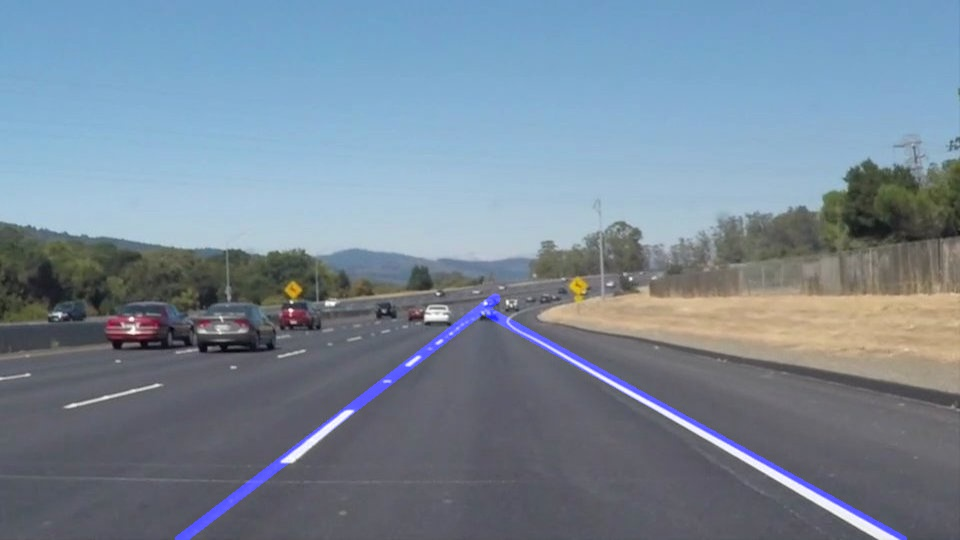
#> input picture test_images/my_solidWhiteCurve.jpg, 960 x 540 px, given in place of solidWhiteRight.jpg, which was not available
$ jupyter execute --allow-errors P1.ipynb   (shell and % lines are left out)   (older library calls are emulated)   (text cells are left out)
#> lines starting #> are read from the running program, lines starting #| are printed output that depends on the picture; after the words box and inside, x2 and y2 are one past the last pixel; in counts of white or black regions, pixels touching at a corner belong together; pictures that were not available may be replaced by others from this repository, and a replacement may not be noted
[cell 1]
#importing some useful packages
import matplotlib.pyplot as plt
import matplotlib.image as mpimg
import numpy as np
from moviepy.editor import VideoFileClip
from IPython.display import HTML, display
import cv2

[cell 2]
#reading in an image
image = mpimg.imread('test_images/solidWhiteRight.jpg')
#> image is the input picture: shape (540, 960, 3); mean R, G, B 119.5, 135.5, 151

#printing out some stats and plotting
print('This image is:', type(image), 'with dimensions:', image.shape)
#| This image is: <class 'numpy.ndarray'> with dimensions: (540, 960, 3)
plt.imshow(image)  # if you wanted to show a single color channel image called 'gray', for example, call as plt.imshow(gray, cmap='gray')
#> (this line was passed over: IPython is not available in this run)

[cell 3]
import math

def grayscale(img):
    """Applies the Grayscale transform
    This will return an image with only one color channel
    but NOTE: to see the returned image as grayscale
    (assuming your grayscaled image is called 'gray')
    you should call plt.imshow(gray, cmap='gray')"""
    return cv2.cvtColor(img, cv2.COLOR_RGB2GRAY)
    # Or use BGR2GRAY if you read an image with cv2.imread()
    # return cv2.cvtColor(img, cv2.COLOR_BGR2GRAY)

def canny(img, low_threshold, high_threshold):
    """Applies the Canny transform"""
    return cv2.Canny(img, low_threshold, high_threshold)

def gaussian_blur(img, kernel_size):
    """Applies a Gaussian Noise kernel"""
    return cv2.GaussianBlur(img, (kernel_size, kernel_size), 0)

def region_of_interest(img, vertices):
    """
    Applies an image mask.

    Only keeps the region of the image defined by the polygon
    formed from `vertices`. The rest of the image is set to black.
    """
    #defining a blank mask to start with
    mask = np.zeros_like(img)

    #defining a 3 channel or 1 channel color to fill the mask with depending on the input image
    if len(img.shape) > 2:
        channel_count = img.shape[2]  # i.e. 3 or 4 depending on your image
        ignore_mask_color = (255,) * channel_count
    else:
        ignore_mask_color = 255

    #filling pixels inside the polygon defined by "vertices" with the fill color
    cv2.fillPoly(mask, vertices, ignore_mask_color)

    #returning the image only where mask pixels are nonzero
    masked_image = cv2.bitwise_and(img, mask)
    return masked_image


def draw_lines(img, lines, color=[255, 0, 0], thickness=2):
    """
    NOTE: this is the function you might want to use as a starting point once you want to
    average/extrapolate the line segments you detect to map out the full
    extent of the lane (going from the result shown in raw-lines-example.mp4
    to that shown in P1_example.mp4).

    Think about things like separating line segments by their
    slope ((y2-y1)/(x2-x1)) to decide which segments are part of the left
    line vs. the right line.  Then, you can average the position of each of
    the lines and extrapolate to the top and bottom of the lane.

    This function draws `lines` with `color` and `thickness`.
    Lines are drawn on the image inplace (mutates the image).
    If you want to make the lines semi-transparent, think about combining
    this function with the weighted_img() function below
    """
    for line in lines:
        for x1,y1,x2,y2 in line:
            cv2.line(img, (x1, y1), (x2, y2), color, thickness)

# [26 lines left out: functions hough_lines, weighted_img, not called in this run]

[cell 4]
import os
display(os.listdir("test_images/"))
images_path = ["test_images/" + x for x in os.listdir("test_images/") if 'my' not in x]
_c = "challenge_images/"
challenges_path = [_c + x for x in os.listdir(_c)]

[cell 5]
def get_edge(img, low=70, high=150, kernel_size=13):
    img = gaussian_blur(img, kernel_size)
    gray = grayscale(img)
    # eualize hist, to avoid the image being too bright or too dark
    gray = cv2.equalizeHist(gray)
    cn = canny(gray, low, high)
    # save the interst part
    vertices = np.array([[(0, img.shape[0]-1), (img.shape[1] // 2, img.shape[0]//2), (img.shape[1]-1, img.shape[0]-1)]])
    cn = region_of_interest(cn, vertices)
    return cn

def get_lines(edge, rho=1, theta=0.017, threshold=10):
    # parameters
    max_tolerance_diff_theta = 15 * np.pi / 180
    min_abs_theta = 25 * np.pi / 180

    # Hough Transform
    lines = cv2.HoughLinesP(edge, rho, theta, threshold, np.array([]), 140, 100)

    # sorted by length
    lines = sorted(lines, key=lambda x: (x[0, 3] - x[0, 1])**2 + (x[0, 2] - x[0, 0])**2 )
    lines = np.array(lines)

    # obtain basic parameters
    x1, y1, x2, y2 = lines[:, :, 0], lines[:, :, 1], lines[:, :, 2], lines[:,:,3]
    k = (y2 - y1) / (x2 - x1)
    theta = np.arctan(k)
    C = y1 - x1 * k
    length = np.sqrt((y2 - y1) ** 2 + (x2 - x1) ** 2)

    # filtering and merging to find lanes
    new_lines = []
    # if visited[i] is 1, then the element[i] will be skipped
    visited = [0] * len(theta)
    for i in range(len(theta)):
        if visited[i]:
            continue
        new_v = lines[i, 0]
        new_theta = theta[i][0]
        if abs(new_theta) < min_abs_theta:
            continue
        for j in range(i, len(theta)):
            tx1, ty1 = x1[j], y1[j]
            if abs(theta[i][0]) < min_abs_theta:
                continue
            if abs(new_theta - theta[j]) < max_tolerance_diff_theta:
                # if 2 lines are very similar to each other,
                # keep the long one and remove the other
                distance = abs(-ty1 + k[i]*tx1 + C[i]) / np.sqrt(1 + k[i] ** 2)
                if distance < 10:
                    visited[j] = 1
                    if length[i] < length[j]:
                        new_v = lines[j, 0]
                        new_theta = theta[j][0]
                # if they are on the same line, connect these two
                elif abs((x1[j] - new_v[0]) * new_theta + new_v[1] - y1[j]) < 20:
                    visited[j] = 1
                    if x1[j] < new_v[0]:
                        new_v[0] = x1[j]
                        new_v[1] = y1[j]
                    if x2[j] > new_v[2]:
                        new_v[2] = x2[j]
                        new_v[3] = y2[j]
                    new_theta = (new_v[3] - new_v[1]) / (new_v[2] - new_v[0])
        # save length attribute
        new_length = np.sqrt( (new_v[2] - new_v[0])**2 + (new_v[1] - new_v[3])**2 )
        new_lines.append([new_v, new_length, new_theta])

    return new_lines

def lines_filter(lines, height):
    max_tolerance_diff_theta = 30 * np.pi / 180
    min_abs_theta = 25 * np.pi / 180

    # sorted by length
    lines.sort(key=lambda x: x[1])

    # remove lines that conflict with longer line
    remove = 0
    for i in range(0, len(lines)):
        lines[i - remove] = lines[i]
        for j in range(i+1, len(lines)):
            if abs(lines[i][2] - lines[j][2]) < max_tolerance_diff_theta:
                remove += 1
                break
    lines = lines[:len(lines) - remove]

    # lengthen the lines to reach the bottom of the image
    remove = 0
    for i in range(len(lines)):
        _theta, y1, x1, y2, x2 = lines[i][2], lines[i][0][1], lines[i][0][0],\
                                                    lines[i][0][3], lines[i][0][2]
        lines[i - remove] = lines[i]
        if abs(_theta) < min_abs_theta:
            remove += 1
            continue
        try:
            if _theta < 0:
                if y1 < height:
                    delta_x = (- y1 + height) / np.tan(_theta)
                    lines[i][0][0] = int(x1 + delta_x + 0.5 )
                    lines[i][0][1] = height
            else:
                if y2 < height:
                    delta_x = (- y2 + height) / np.tan(_theta)
                    lines[i][0][2] = int(x2 + delta_x)
                    lines[i][0][3] = height
        except ValueError:
            remove += 1
            continue

    lines = [x[0] for x in lines[:len(lines) - remove]]
    return lines[:2]

def smooth_lines(lines, pre_state):
    lag = 8

    if pre_state is None:
        return lines
    if len(pre_state):
        mean_lines = np.mean(pre_state[-lag:], 0)
        mean_lines = mean_lines.reshape((2, 4))
        mean_lines = mean_lines.astype(np.int, copy=False)
    if len(lines) == 2:
        x1, y1, x2, y2 = lines[:, 0], lines[:, 1], lines[:, 2], lines[:, 3]
        k = (y2 - y1) / (x2 - x1)
        # let lines[0] be the left lane
        if k[0] > 0:
            temp = np.array(lines[0], copy=True)
            lines[0] = lines[1]
            lines[1] = temp
        # ignore abnormal data
        if len(pre_state) < lag or np.sum(np.abs(lines - mean_lines)) < 400:
            pre_state.append(list(lines.flatten()))
            mean_lines = np.mean(pre_state[-lag:], 0)
            mean_lines = mean_lines.reshape((2, 4))
            mean_lines = mean_lines.astype(np.int, copy=False)
    return mean_lines

def find_lanes(filepath, pre_state=None):
    if isinstance(filepath, str):
        img = cv2.imread(filepath)
    else:
        img = filepath
    edge = get_edge(img)
    old_lines = get_lines(edge)
    old_lines = lines_filter(old_lines, edge.shape[0])
    lines = np.array(old_lines, copy=True)
    mean_lines = smooth_lines(lines, pre_state)
    line_img = np.zeros((img.shape[0], img.shape[1], 3), dtype=np.uint8)
    draw_lines(line_img, [mean_lines], thickness=10)
    return img, line_img

[cell 6]
# Test the most challenging part
is_hough = 0
test = 1
plt.figure(figsize=(14,14))
#> (this line was passed over: IPython is not available in this run)
for i in range(len(challenges_path)):
    plt.subplot(3, 2, i+1)
#> (this line was passed over: IPython is not available in this run)
    plt.title(challenges_path[i])
#> (this line was passed over: IPython is not available in this run)
    if not is_hough:
        img, line_img = find_lanes(challenges_path[i])
#> in gaussian_blur, `return cv2.GaussianBlur(img, (kernel_size, kernel_size), 0)`:
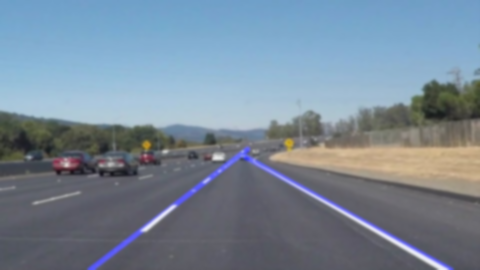
#> returned value: shape (540, 960, 3) (shown at 1/2 size); mean of channels 0, 1, 2 151, 135.5, 119.5; drawn as B, G, R
#> in grayscale, `return cv2.cvtColor(img, cv2.COLOR_RGB2GRAY)`:
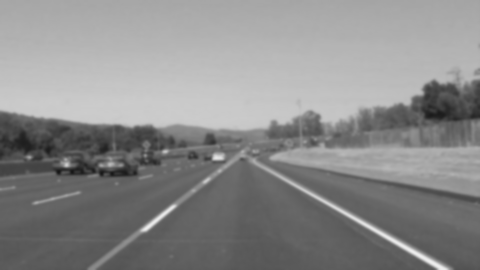
#> returned value: shape (540, 960) (shown at 1/2 size); min 21, max 237, mean 138.3
#> in get_edge, `gray = cv2.equalizeHist(gray)`:
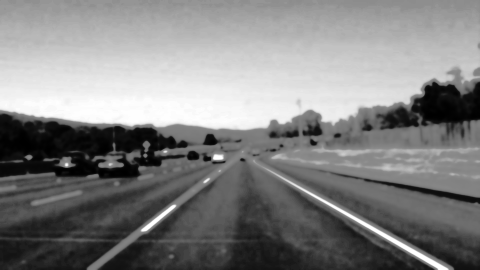
#> gray: shape (540, 960) (shown at 1/2 size); min 0, max 255, mean 129.2
#> in canny, `return cv2.Canny(img, low_threshold, high_threshold)`:
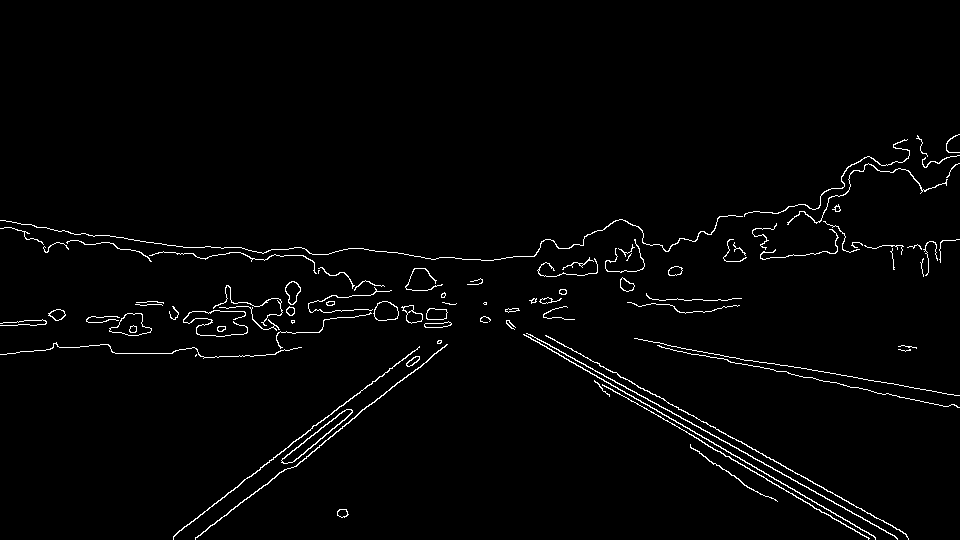
#> returned value: shape (540, 960); 1.9% white in thin lines or dots, all inside (x1, y1, x2, y2) = (0, 134, 960, 540)
#> in region_of_interest, `cv2.fillPoly(mask, vertices, ignore_mask_color)`:
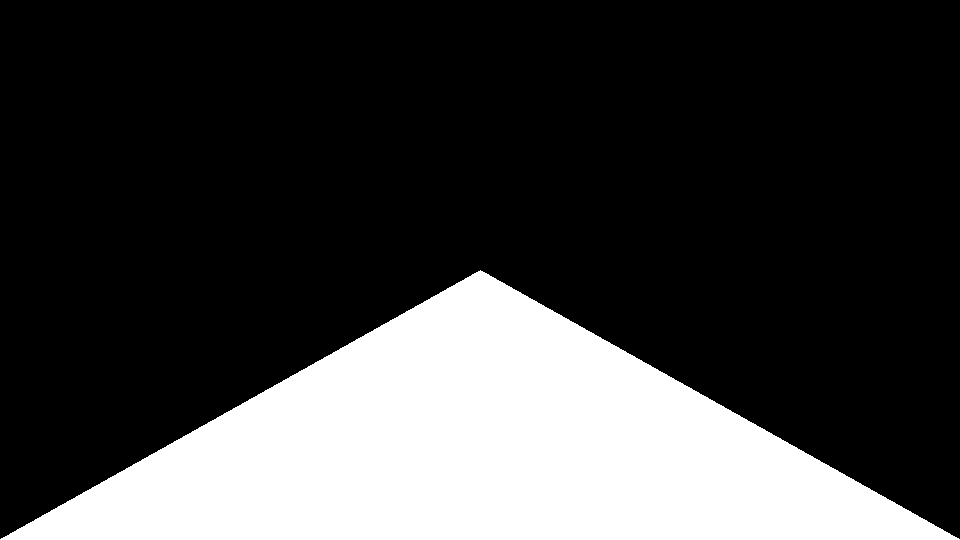
#> mask: shape (540, 960); 25.1% white; 1 white region, box (x1, y1, x2, y2) and area: (0, 270, 960, 540) 129945
#> in region_of_interest, `masked_image = cv2.bitwise_and(img, mask)`:
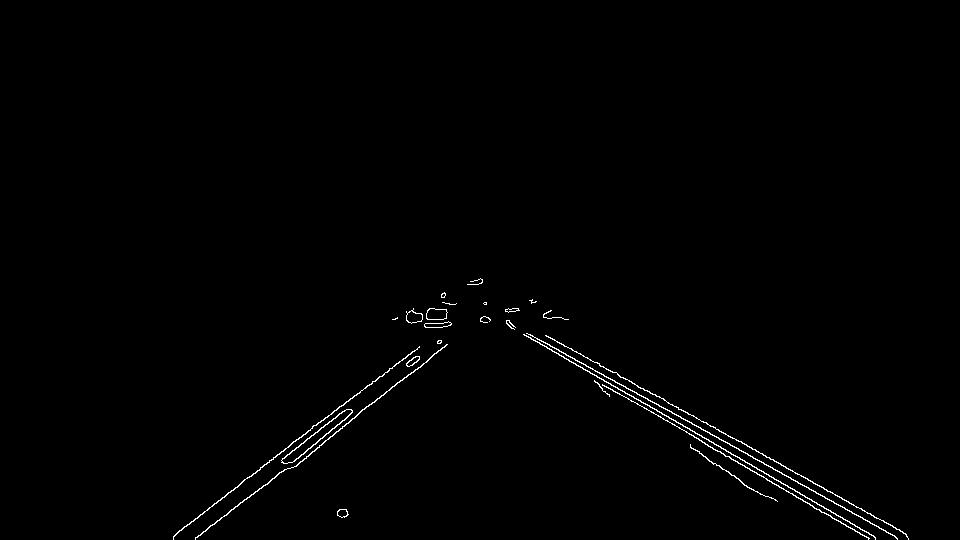
#> masked_image: shape (540, 960); 0.74% white in thin lines or dots, all inside (x1, y1, x2, y2) = (173, 278, 909, 540)
#> in get_lines, `lines = cv2.HoughLinesP(edge, rho, theta, threshold, np.array([]), 140..`: lines = 30 rows, first 6: [506, 321, 844, 507], [506, 322, 895, 536], [507, 324, 794, 489], [176, 533, 448, 325], [486, 302, 905, 533], [594, 380, 869, 538]
#> in get_lines, `lines = sorted(lines, key=lambda x: (x[0, 3] - x[0, 1])**2 + (x[0, 2] ..`: lines = 30 items, first 6: [[406, 312, 550, 311]], [[408, 322, 563, 318]], [[725, 456, 868, 538]], [[292, 450, 441, 340]], [[609, 396, 765, 496]], [[195, 538, 346, 418]]
#> in get_lines, `lines = np.array(lines)`: lines = 30 rows, first 6: [406, 312, 550, 311], [408, 322, 563, 318], [725, 456, 868, 538], [292, 450, 441, 340], [609, 396, 765, 496], [195, 538, 346, 418]
#> in get_lines, `x1, y1, x2, y2 = lines[:, :, 0], lines[:, :, 1], lines[:, :, 2], lines..`: x1 = 30 values, max 725 at index 2, min 173 at index 23, mean 415.5; y1 = 30 values, max 538 at index 5, min 302 at index 28, mean 407.5; x2 = 30 values, max 906 at index 26, min 346 at index 5, mean 652.9; y2 = 30 values, max 538 at index 2, min 280 at index 17, mean 421.1
#> in get_lines, `k = (y2 - y1) / (x2 - x1)`: k = 30 values, max 0.667 at index 9, min -0.975 at index 10, mean -0.0643
#> in get_lines, `theta = np.arctan(k)`: theta = 30 values, max 0.588 at index 9, min -0.773 at index 10, mean -0.0345
#> in get_lines, `C = y1 - x1 * k`: C = 30 values, max 744.4 at index 10, min -15 at index 9, mean 337.8
#> in get_lines, `length = np.sqrt((y2 - y1) ** 2 + (x2 - x1) ** 2)`: length = 30 values from 144 to 482.1
#> in get_lines, `visited = [0] * len(theta)`: visited = 30 values from 0 to 0
#> the loop in get_lines, `for i in range(len(theta)):` made 30 passes
#> new_length on passes 3, 4, 6, 16: 482.1, 350.2, 395.9, 482.1
#> after the loop in get_lines, `for i in range(len(theta)):`: distance = [1.68]; new_lines = [[[484, 302, 906, 535], 482.1, 0.552], [[173, 536, 451, 323], 350.2, -0.654], [[173, 536, 475, 280], 395.9, -0.848], [[484, 302, 906, 535], 482.1, 0.504]]; visited = 30 values from 0 to 1
#> in find_lanes, `old_lines = get_lines(edge)`: old_lines has the same summary as new_lines in get_lines
#> the loop in lines_filter, `for i in range(0, len(lines)):` made 4 passes
#> after the loop in lines_filter, `for i in range(0, len(lines)):`: lines = [[[173, 536, 475, 280], 395.9, -0.848], [[484, 302, 906, 535], 482.1, 0.504], [[484, 302, 906, 535], 482.1, 0.552], [[484, 302, 906, 535], 482.1, 0.504]]; remove = 2
#> in lines_filter, `lines = lines[:len(lines) - remove]`: lines = [[[173, 536, 475, 280], 395.9, -0.848], [[484, 302, 906, 535], 482.1, 0.504]]
#> the loop in lines_filter, `for i in range(len(lines)):` made 2 passes
#> (y1, x1, y2, x2, delta_x) on passes 1 to 2: (536, 173, 280, 475, -3.53), (302, 484, 535, 906, 9.06)
#> after the loop in lines_filter, `for i in range(len(lines)):`: lines = [[[169, 540, 475, 280], 395.9, -0.848], [[484, 302, 915, 540], 482.1, 0.504]]; remove = 0
#> in lines_filter, `lines = [x[0] for x in lines[:len(lines) - remove]]`: lines = [[169, 540, 475, 280], [484, 302, 915, 540]]
#> the loop in draw_lines, `for line in lines:` made 1 pass
#> line on pass 1: [[169, 540, 475, 280], [484, 302, 915, 540]]
#> after the loop in draw_lines, `for line in lines:`:
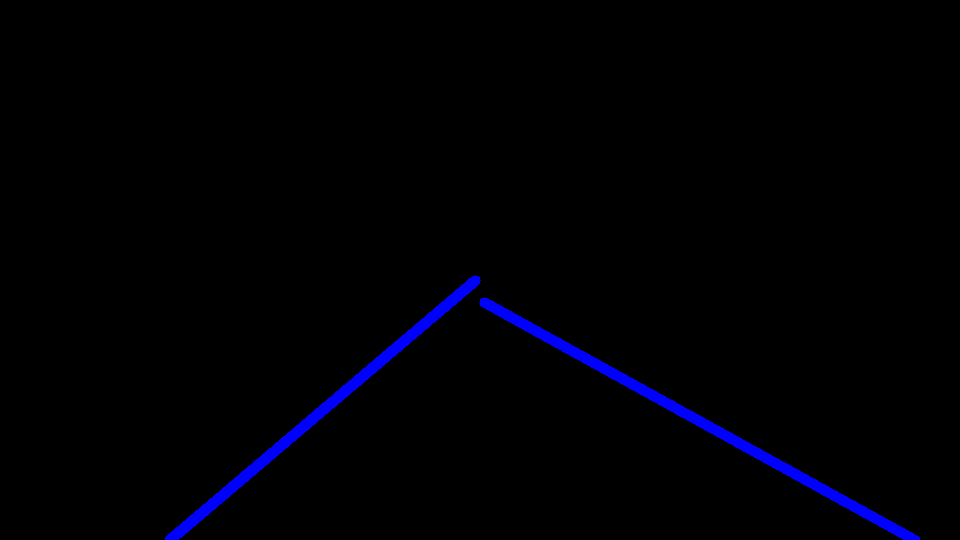
#> img: shape (540, 960, 3); mean of channels 0, 1, 2 4.7, 0, 0; drawn as B, G, R
        new_img = cv2.addWeighted(img, 1, line_img, 1, 1)
        plt.imshow(new_img)
#> (this line was passed over: IPython is not available in this run)
    else:
        img = cv2.imread(challenges_path[i])
        if test:
            hough_ = _test_find_lanes(img)
        else:
            new_img = get_edge(img, 70, 150)
            hough_ = hough_lines(new_img, 1, 0.017, 10, 140, 100)
        plt.imshow(hough_)
